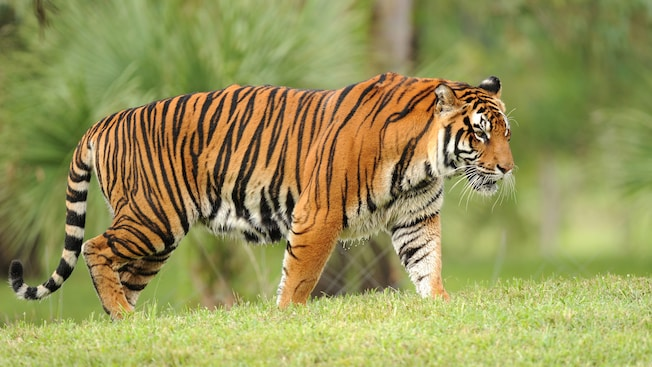
#> input picture tiger.jpg, 652 x 367 px, found by its file name
$ python 1_image_to_pencil_sketch.py
#> lines starting #> are read from the running program, lines starting #| are printed output that depends on the picture
import cv2
image =cv2.imread("E:\\programming\\sketch\\tiger.jpg")
#> image is the input picture: shape (367, 652, 3); mean B, G, R 87.4, 147.8, 150.3
grey_filter = cv2.cvtColor(image,cv2.COLOR_BGR2GRAY)
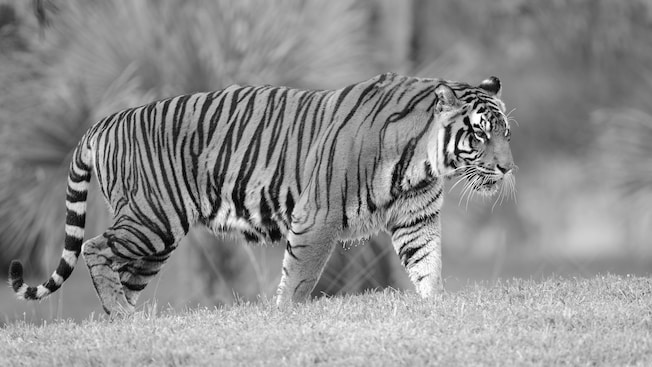
#> grey_filter: shape (367, 652); min 0, max 255, mean 141.6
invert = cv2.bitwise_not(grey_filter)
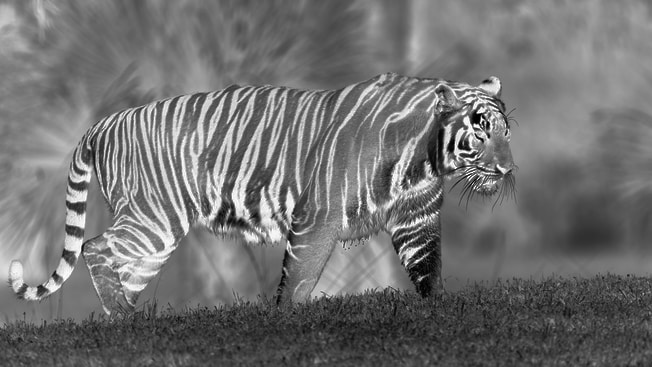
#> invert: shape (367, 652); min 0, max 255, mean 113.4
blur = cv2.GaussianBlur(invert,(21,21),0)
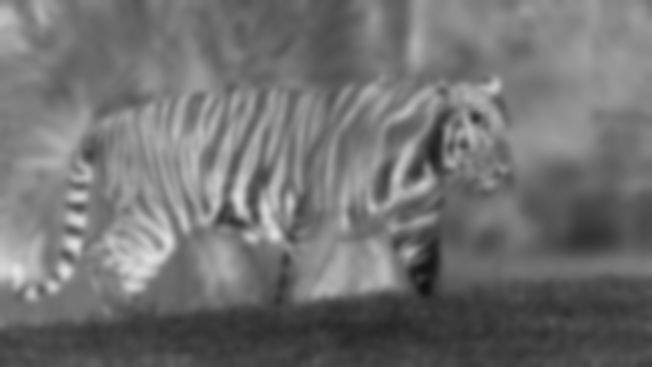
#> blur: shape (367, 652); min 17, max 228, mean 113.4
invertedblur = cv2.bitwise_not(blur)
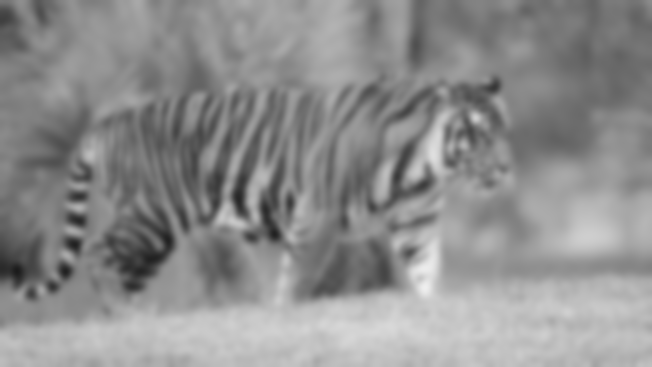
#> invertedblur: shape (367, 652); min 27, max 238, mean 141.6
sketch_filter =cv2.divide(grey_filter,invertedblur,scale=256.0)
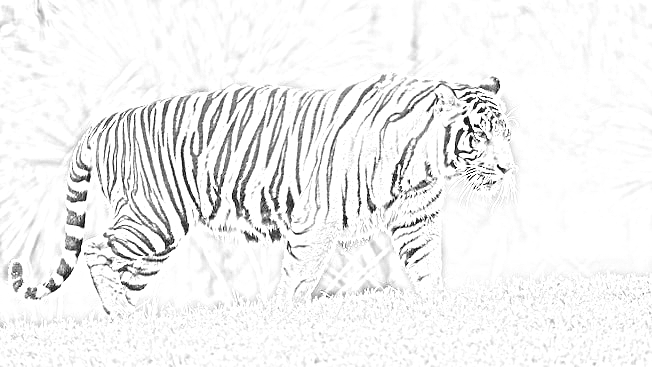
#> sketch_filter: shape (367, 652); min 0, max 255, mean 240.7
cv2.imwrite("original_image.jpg",image)
cv2.imwrite("grey_image.jpg",invert)
cv2.imwrite("blur_image.jpg",blur)
cv2.imwrite("invertedblur.jpg",invertedblur)
cv2.imwrite("skecth_image.jpg",sketch_filter)
cv2.imshow("original_image",image)
cv2.imshow("grey_image",invert)
cv2.imshow("blur_image",blur)
cv2.imshow("invertedblur",invertedblur)
cv2.imshow("skecth_image",sketch_filter)
cv2.waitKey(0)
